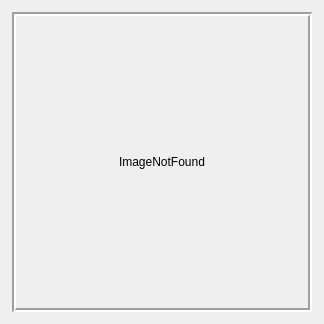
<?xml version="1.0" encoding="UTF-8"?>
<ui version="4.0">
 <class>Form</class>
 <widget class="QWidget" name="Form">
  <property name="geometry">
   <rect>
    <x>0</x>
    <y>0</y>
    <width>324</width>
    <height>324</height>
   </rect>
  </property>
  <property name="windowTitle">
   <string>Form</string>
  </property>
  <layout class="QGridLayout" name="gridLayout">
   <item row="0" column="0">
    <widget class="QLabel" name="imageLabel">
     <property name="sizePolicy">
      <sizepolicy hsizetype="Fixed" vsizetype="Fixed">
       <horstretch>0</horstretch>
       <verstretch>0</verstretch>
      </sizepolicy>
     </property>
     <property name="minimumSize">
      <size>
       <width>300</width>
       <height>300</height>
      </size>
     </property>
     <property name="frameShape">
      <enum>QFrame::Box</enum>
     </property>
     <property name="frameShadow">
      <enum>QFrame::Sunken</enum>
     </property>
     <property name="lineWidth">
      <number>2</number>
     </property>
     <property name="text">
      <string>ImageNotFound</string>
     </property>
     <property name="scaledContents">
      <bool>true</bool>
     </property>
     <property name="alignment">
      <set>Qt::AlignCenter</set>
     </property>
    </widget>
   </item>
  </layout>
 </widget>
 <resources/>
 <connections/>
</ui>
